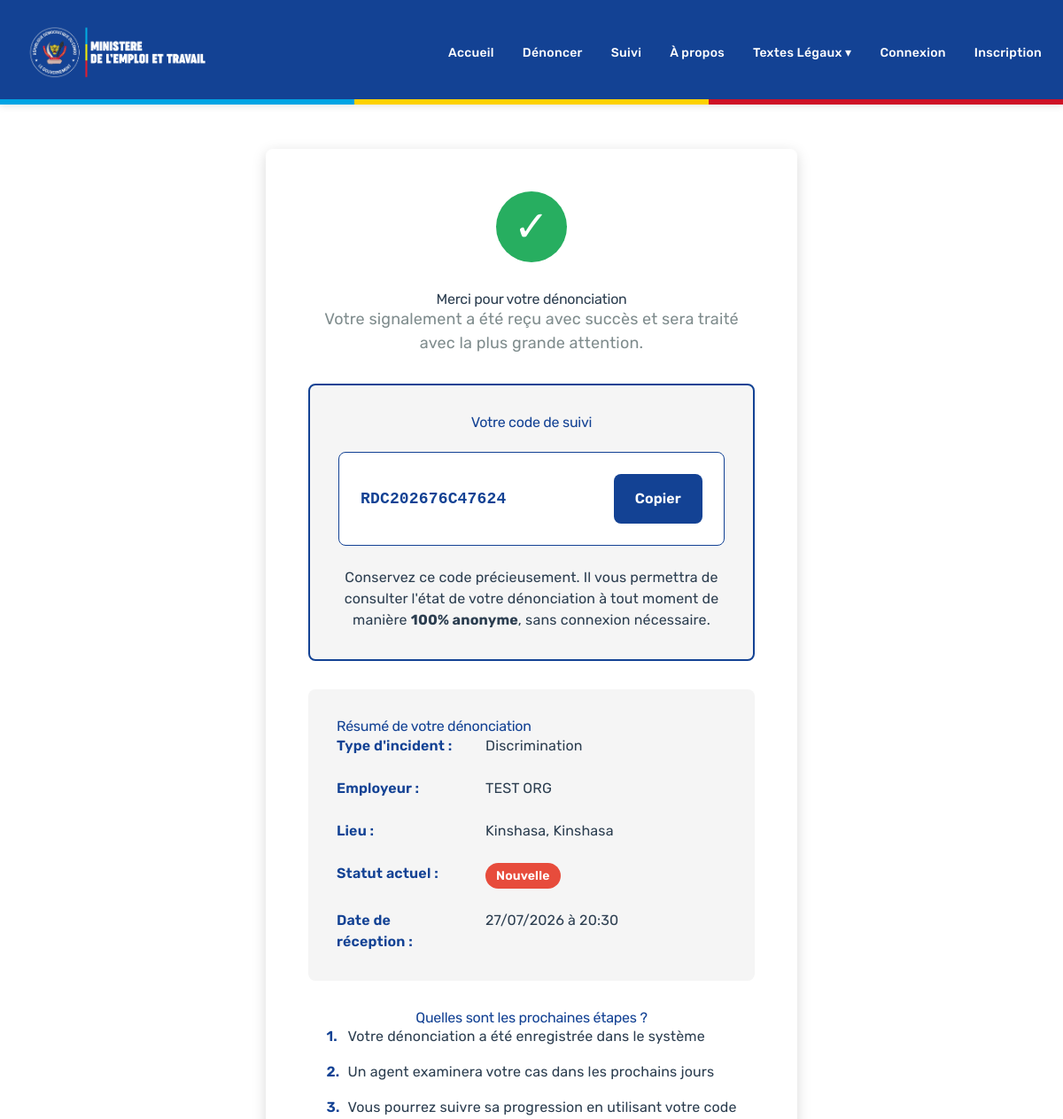
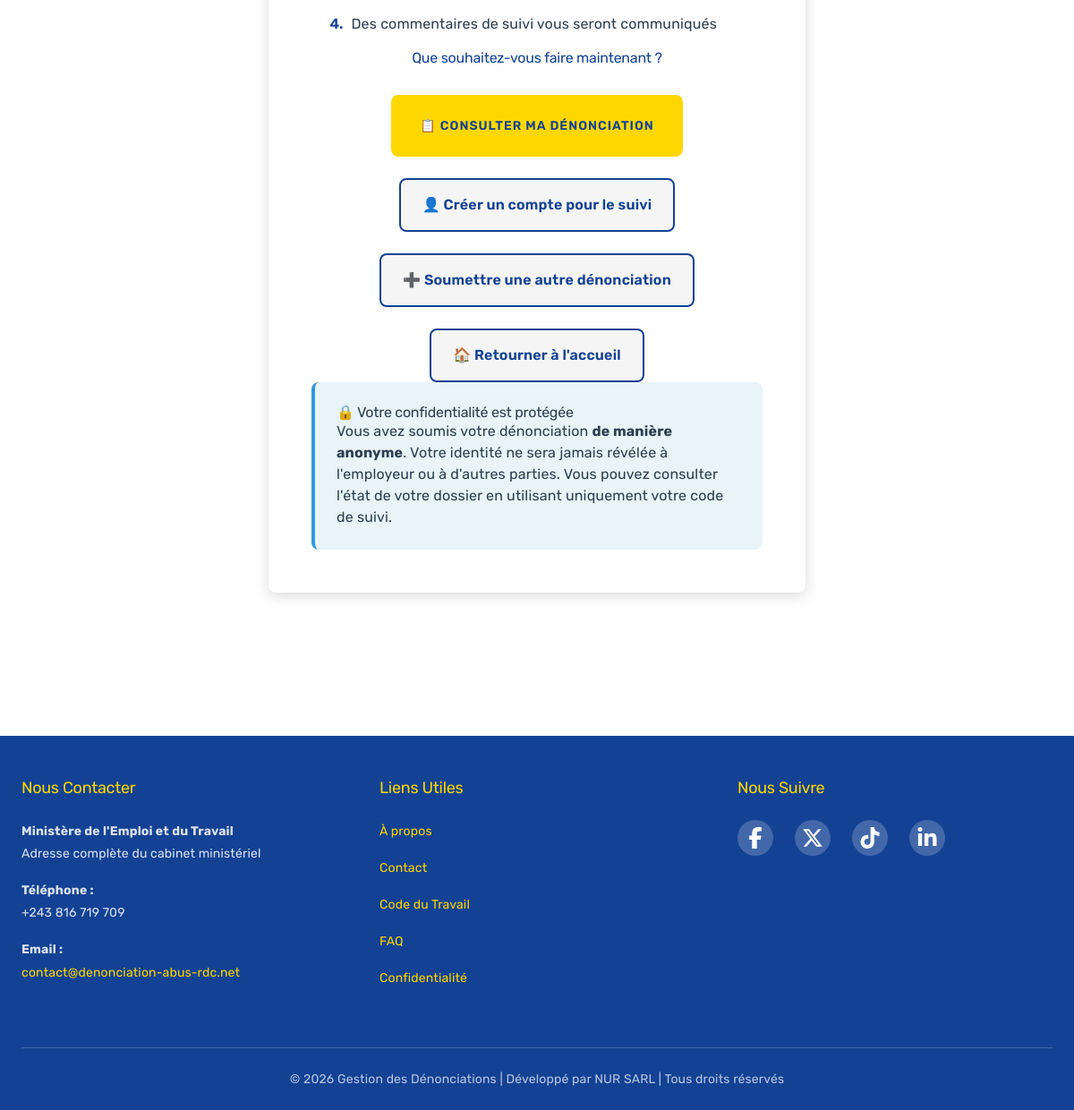
The page /denonciation/RDC202676C47624/succes/ on the database its author committed (2 pictures, top to bottom).
### denunciations/models.py (models this page shows, shortened)
class Incident(models.Model):
    TYPE_INCIDENT_CHOICES = (
        ('salaire', 'Non-paiement du salaire'),
        ('horaires', 'Horaires excessifs'),
        ('securite', 'Conditions de sécurité insuffisantes'),
        ('discrimination', 'Discrimination'),
        ('harcèlement', 'Harcèlement'),
        ('travail_enfant', 'Travail des enfants'),
        ('travail_force', 'Travail forcé'),
        ('congé', 'Refus de congé'),
        ('cotisations', 'Non-versement des cotisations sociales'),
        ('licenciement', 'Licenciement abusif'),
        ('autre', 'Autre'),
    )
    STATUT_CHOICES = (
        ('nouvelle', 'Nouvelle'),
        ('analyse', 'En cours d\'analyse'),
        ('attente', 'En attente d\'informations'),
        ('resolue', 'Résolue'),
        ('classée', 'Classée sans suite'),
    )
    code_suivi = models.CharField(
        max_length=20,
        unique=True,
        editable=False,
        db_index=True
    )
    travailleur = models.ForeignKey(
        User,
        on_delete=models.SET_NULL,
        null=True,
        blank=True,
        related_name='incidents',
        limit_choices_to={'role': 'travailleur'}
    )
    employeur = models.ForeignKey(
        Employeur,
        on_delete=models.CASCADE,
        related_name='incidents'
    )
    ville = models.CharField(max_length=100)
    province = models.ForeignKey(
        Province,
        on_delete=models.SET_NULL,
        null=True,
        blank=True,
        related_name='incidents'
    )
    type_incident = models.CharField(
        max_length=50,
        choices=TYPE_INCIDENT_CHOICES
    )
    type_incident_autre = models.CharField(max_length=255, blank=True)
    le_fautif = models.CharField(max_length=255, blank=True)
    description = models.TextField()
    statut = models.CharField(
        max_length=20,
        choices=STATUT_CHOICES,
        default='nouvelle',
        db_index=True
    )
    agent_assigné = models.ForeignKey(
        User,
        on_delete=models.SET_NULL,
        null=True,
        blank=True,
        related_name='incidents_assignés',
        limit_choices_to={'role': 'agent'}
    )
    department_assigné = models.ForeignKey(
        Department,
        on_delete=models.SET_NULL,
        null=True,
        blank=True,
        related_name='incidents_assignés_dept'
    )
    est_anonyme = models.BooleanField(default=True)
    email_contact_anonyme = models.EmailField(blank=True)
    telephone_contact_anonyme = models.CharField(max_length=20, blank=True)
    accepted_privacy = models.BooleanField(default=False)
    accepted_privacy_at = models.DateTimeField(null=True, blank=True)
    date_creation = models.DateTimeField(auto_now_add=True, db_index=True)
    date_modification = models.DateTimeField(auto_now=True)
    date_resolution = models.DateTimeField(null=True, blank=True)
    est_lu = models.BooleanField(default=False)
    class Meta:
        verbose_name = 'Incident'
        verbose_name_plural = 'Incidents'
        ordering = ['-date_creation']
        indexes = [
            models.Index(fields=['code_suivi']),
            models.Index(fields=['statut', '-date_creation']),
            models.Index(fields=['province', 'statut']),
        ]
    def get_type_incident_display(self):
        if self.type_incident == 'autre' and self.type_incident_autre:
            return f'Autre - {self.type_incident_autre}'
        mapping = dict(self.TYPE_INCIDENT_CHOICES)
        return mapping.get(self.type_incident, self.type_incident)

### core/models.py (models this page shows, shortened)
class Employeur(models.Model):
    SECTEUR_CHOICES = (
        ('agriculture', 'Agriculture'),
        ('industrie', 'Industrie'),
        ('commerce', 'Commerce'),
        ('services', 'Services'),
        ('sante', 'Santé'),
        ('education', 'Éducation'),
        ('energie', 'Énergie'),
        ('mines', 'Mines'),
        ('construction', 'Construction'),
        ('transport', 'Transport'),
        ('telecommunications', 'Télécommunications'),
        ('finance', 'Finance'),
        ('administration', 'Administration Publique'),
        ('autre', 'Autre'),
    )
    nom = models.CharField(max_length=255)
    secteur = models.CharField(max_length=50, choices=SECTEUR_CHOICES)
    description = models.TextField(blank=True)
    ville = models.CharField(max_length=100, blank=True)
    province = models.ForeignKey(
        Province,
        on_delete=models.SET_NULL,
        null=True,
        blank=True,
        related_name='employeurs'
    )
    email = models.EmailField(blank=True)
    telephone = models.CharField(max_length=20, blank=True)
    adresse_complete = models.TextField(blank=True)
    date_creation = models.DateTimeField(auto_now_add=True)
    date_modification = models.DateTimeField(auto_now=True)
    class Meta:
        verbose_name = 'Employeur'
        verbose_name_plural = 'Employeurs'
        ordering = ['nom']
        unique_together = ('nom', 'province')

class Province(models.Model):
    nom = models.CharField(max_length=100, unique=True)
    code = models.CharField(max_length=10, unique=True)
    description = models.TextField(blank=True)
    date_creation = models.DateTimeField(auto_now_add=True)
    class Meta:
        verbose_name = 'Province'
        verbose_name_plural = 'Provinces'
        ordering = ['nom']

### core/views.py (the view)
# urls.py: path('denonciation/<str:code>/succes/', views.IncidentSuccessView.as_view(), name='incident_success'),
class IncidentSuccessView(TemplateView):
    template_name = 'core/page_succes.html'
    def get_context_data(self, **kwargs):
        context = super().get_context_data(**kwargs)
        code = kwargs.get('code')
        try:
            incident = Incident.objects.get(code_suivi=code)
            context['incident'] = incident
            context['code_suivi'] = code
            context['type_incident'] = incident.get_type_incident_display()
            context['employeur'] = incident.employeur.nom
        except Incident.DoesNotExist:
            context['error'] = 'Dénonciation non trouvée.'
        return context

### core/templates/core/page_succes.html (shortened to what this page needs)
{% extends 'base.html' %}
{% load static %}
{% block content %}
<div class="success-container">
    <div class="success-box">
        <div class="success-icon">✓</div>
        <h1>Merci pour votre dénonciation</h1>
        <p class="success-message">Votre signalement a été reçu avec succès et sera traité avec la plus grande attention.</p>
        {% if incident %}
            <div class="code-box">
                <h3>Votre code de suivi</h3>
                <div class="code-display">
                    <code>{{ code_suivi }}</code>
                    <button class="copy-btn" onclick="copyToClipboard('{{ code_suivi }}')">Copier</button>
                </div>
                <p class="code-info">
                    Conservez ce code précieusement. Il vous permettra de consulter l'état de votre dénonciation
                    à tout moment de manière <strong>100% anonyme</strong>, sans connexion nécessaire.
                </p>
            </div>
            <div class="incident-summary">
                <h3>Résumé de votre dénonciation</h3>
                <dl>
                    <dt>Type d'incident :</dt>
                    <dd>{{ incident.get_type_incident_display }}</dd>
                    <dt>Employeur :</dt>
                    <dd>{{ incident.employeur.nom }}</dd>
                    <dt>Lieu :</dt>
                    <dd>{{ incident.ville }}, {{ incident.province.nom }}</dd>
                    <dt>Statut actuel :</dt>
                    <dd><span class="badge badge-nouvelle">Nouvelle</span></dd>
                    <dt>Date de réception :</dt>
                    <dd>{{ incident.date_creation|date:"d/m/Y à H:i" }}</dd>
                </dl>
            </div>
            <div class="next-steps">
                <h3>Quelles sont les prochaines étapes ?</h3>
                <ol>
                    <li>Votre dénonciation a été enregistrée dans le système</li>
                    <li>Un agent examinera votre cas dans les prochains jours</li>
                    <li>Vous pourrez suivre sa progression en utilisant votre code</li>
                    <li>Des commentaires de suivi vous seront communiqués</li>
                </ol>
            </div>
            <div class="options">
                <h3>Que souhaitez-vous faire maintenant ?</h3>
                <div class="option-buttons">
                    <a href="{% url 'core:search_incident' %}" class="btn btn-primary">
                        📋 Consulter ma dénonciation
                    </a>
                    <a href="{% url 'users:register' %}" class="btn btn-secondary">
                        👤 Créer un compte pour le suivi
                    </a>
                    <a href="{% url 'core:incident_form' %}" class="btn btn-secondary">
                        ➕ Soumettre une autre dénonciation
                    </a>
                    <a href="{% url 'core:home' %}" class="btn btn-secondary">
                        🏠 Retourner à l'accueil
                    </a>
                </div>
            </div>
            <div class="confidentiality-note">
                <h4>🔒 Votre confidentialité est protégée</h4>
                <p>
                    Vous avez soumis votre dénonciation <strong>de manière anonyme</strong>.
                    Votre identité ne sera jamais révélée à l'employeur ou à d'autres parties.
                    Vous pouvez consulter l'état de votre dossier en utilisant uniquement votre code de suivi.
                </p>
            </div>
        {% else %}
            <div class="error-box">
                <p>Une erreur s'est produite. Veuillez contacter l'assistance.</p>
            </div>
        {% endif %}
    </div>
</div>
{% endblock %}

### core/templates/base.html (style rules this page uses)
body, h1, h2, h3, h4, h5, h6, p, a, button, input, select, textarea { font-family: 'Rubik', sans-serif; }

### rows shown on the page
Incident: code_suivi "RDC202676C47624", type_incident "Discrimination", employeur.nom "TEST ORG", ville "Kinshasa", province.nom "Kinshasa", date_creation "27/07/2026 à 20:30"
